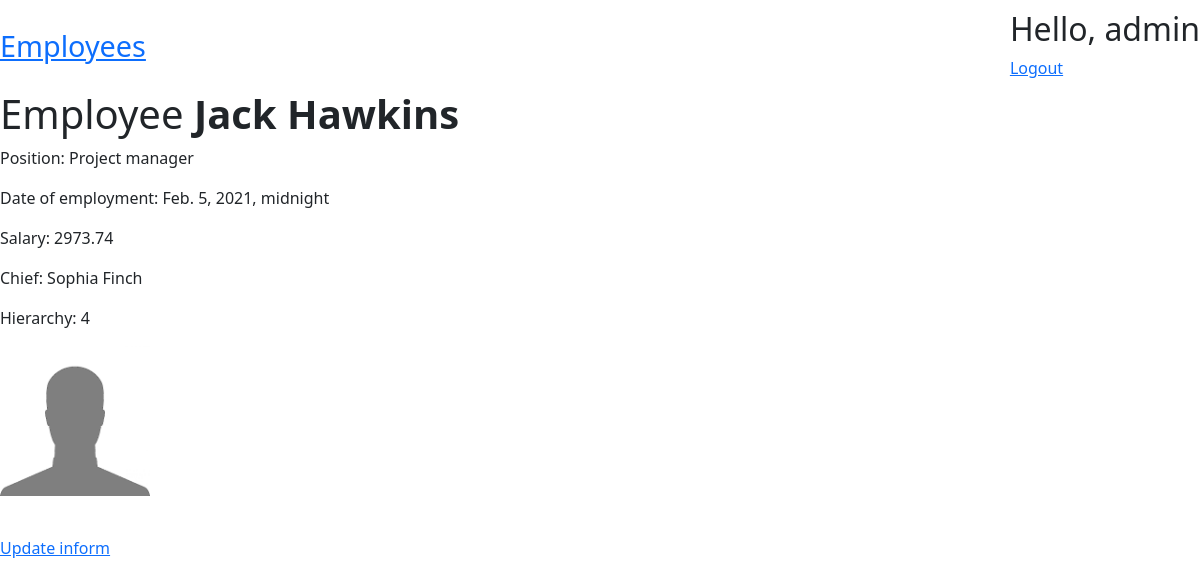
Screenshot of /GazBrom/employees/181/ (signed in) with the database file from the repository.
### employeesapp/models.py (models this page shows, shortened)
class Employee(models.Model):
    class Meta: #конфигурационный класс
        ordering = ["name"] #сортировка по полю по алфавиту
    name = models.CharField(max_length=150)
    position = models.TextField(null=False, blank=True)
    date_of_empl = models.DateTimeField(null=False, blank=True)
    salary = models.DecimalField(default=0, max_digits=8, decimal_places=2)
    chief = models.CharField(max_length=150)
    hierarchy = models.IntegerField(default=6, null=False)
    photo = models.ImageField(upload_to='images/', null=True, blank=True)

### employeesapp/views.py (the view)
# urls.py: path('employees/<int:pk>/', EmployeeDetailsView.as_view(), name='employee_details'),
class EmployeeDetailsView(LoginRequiredMixin, View):
    def get(self, request: HttpRequest, pk: int) -> HttpResponse:
        employee = get_object_or_404(Employee, pk=pk)
        context = {
            "Employee": employee,
        }
        return render(request, 'employeesapp/employee-details.html', context=context)

### employeesapp/templates/employeesapp/employee-details.html (shortened to what this page needs)
{% extends "employeesapp/base.html" %}
{% block body %}
    <div class="fixed-container">
        <h1>Employee <strong>{{ Employee.name }}</strong></h1>
        <div>
            <p>Position: {{ Employee.position }}</p>
            <p>Date of employment: {{ Employee.date_of_empl }}</p>
            <p>Salary: {{ Employee.salary }}</p>
            <p>Chief: {{ Employee.chief }}</p>
            <p>Hierarchy: {{ Employee.hierarchy }}</p>
            {% if not Employee.photo %}
                <p><img src="/media/images/nobody.jpg" width="150px"></p>
            {% else %}
                <p><img src="{{ Employee.photo.url }}" width="150px"></p>
            {% endif %}
        </div>
        <div>
            <br>
            <a href={% url 'employeesapp:employee_update' pk=Employee.pk%}>Update inform</a><br>
        </div>
    </div>
{% endblock %}

### employeesapp/templates/employeesapp/base.html (shortened to what this page needs)
<!DOCTYPE html>
<html lang="en">
<head>
    <link href="https://cdn.jsdelivr.net/npm/bootstrap@5.3.3/dist/css/bootstrap.min.css" rel="stylesheet"
>
</head>
<body>
<div class="fixed-container">
<div class="nav">
<section>
    <div class="home">
        <a href={% url 'employeesapp:employees_list' %}>Employees</a><br>
    </div>
</section>
<section>
    {% if user.is_authenticated %}
        <h2>Hello, {{ user.username }}</h2>
        <div>
            <a href={% url 'myauth:logout' %}>Logout</a><br>
        </div>
    {% else %}
        <h2>User is anonymous</h2>
        <div>
            <a href={% url 'myauth:register' %}>Register</a><br>
            <a href={% url 'myauth:login' %}>Log in to your account</a><br>
        </div>
    {% endif %}
</section>
</div>
</div>
{% block body %}{% endblock %}
</body>
</html>

### employeesapp/templates/employeesapp/base.html (style rules this page uses)
.fixed-container { max-width: 1200px; margin-left: auto; margin-right: auto; }
.home { padding-right: 300px; font-size: 180%; }
.nav { margin: 10px 0; display: flex; justify-content: space-between; align-items: center; }

### rows the page displays
Employee: name "Jack Hawkins", position "Project manager", date_of_empl "Feb. 5, 2021, midnight", salary "2973.74", chief "Sophia Finch", hierarchy "4"

### other values shown
{{ user.username }} "admin"
